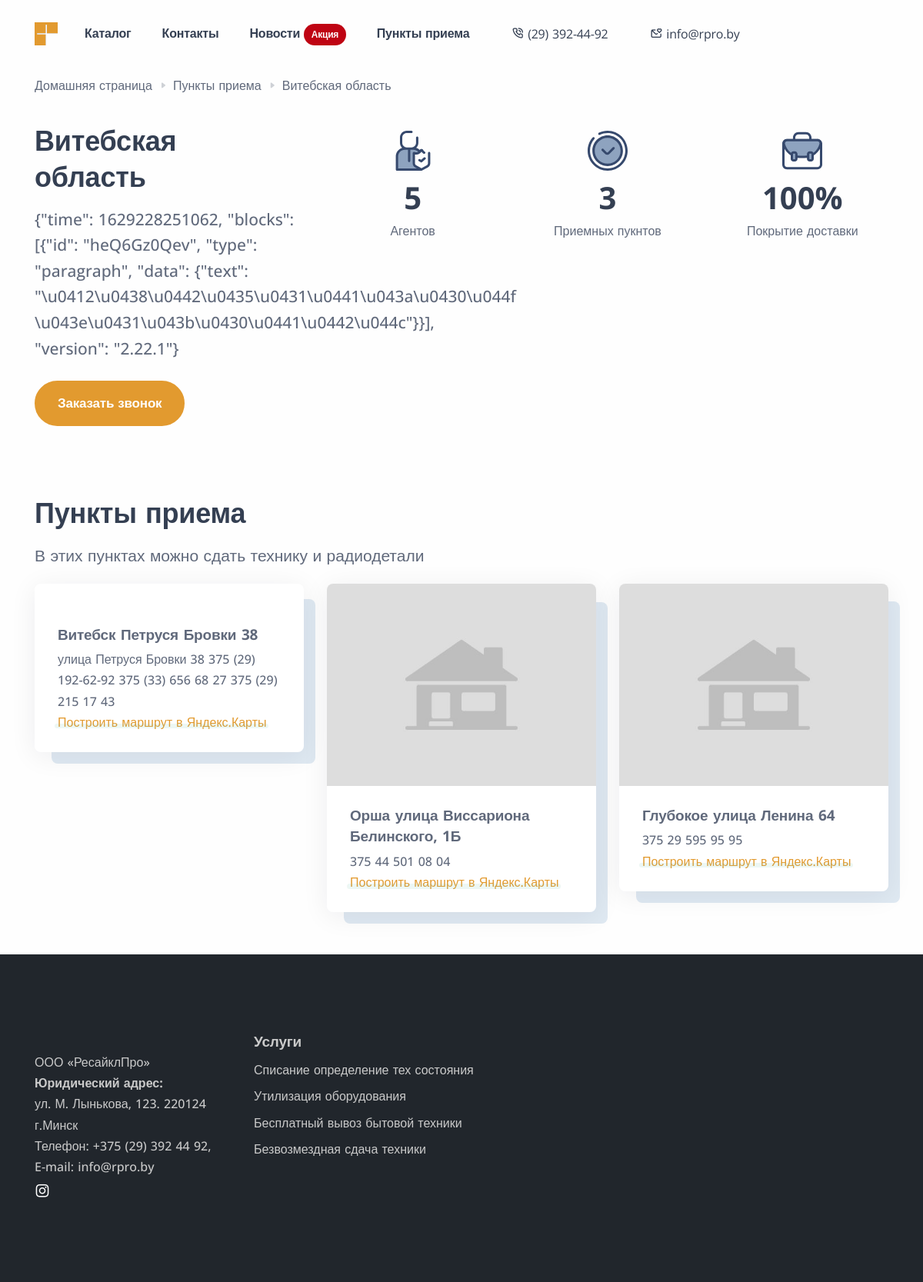
Page /region/vitebsk on the earlier database version.
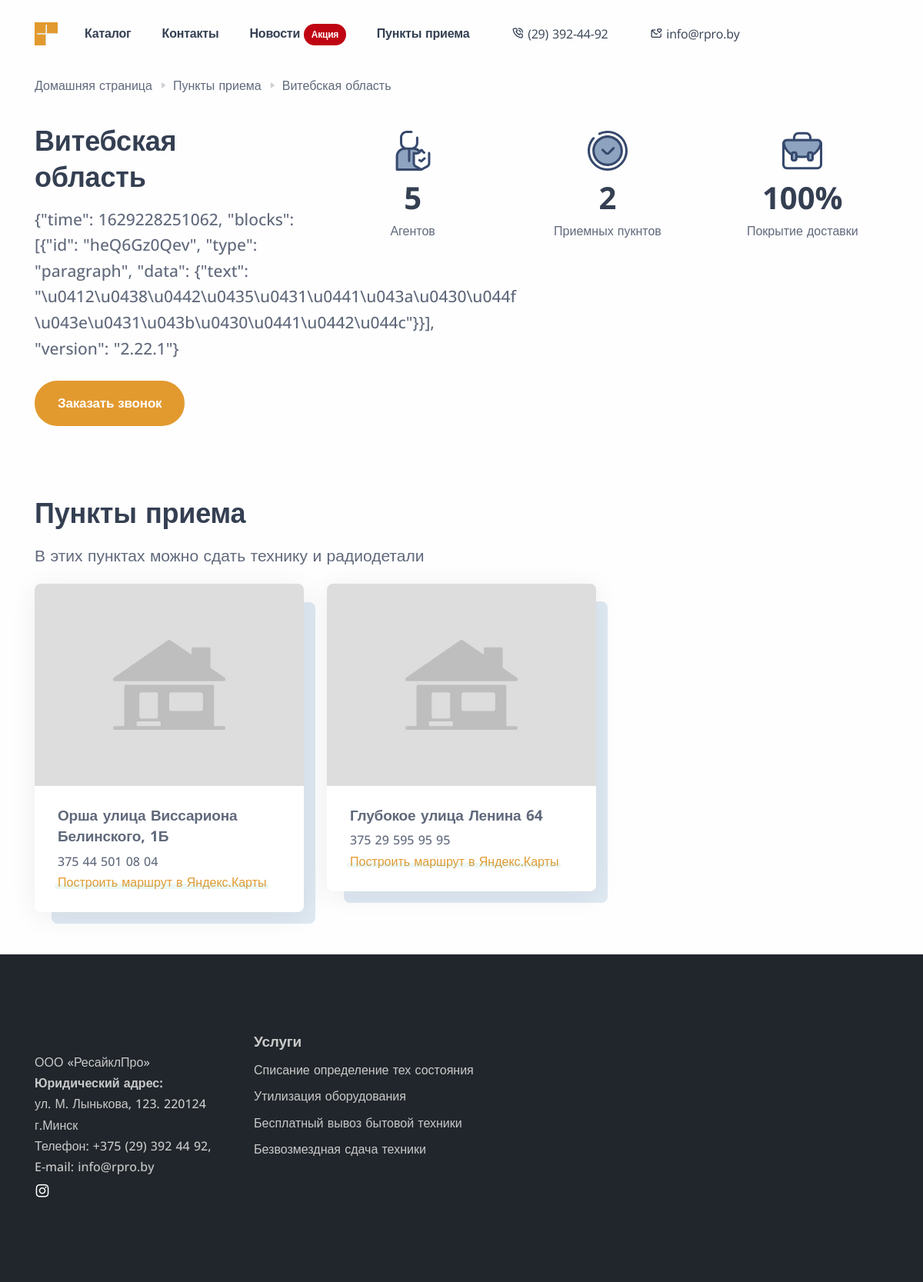
Same page on the later database version.
### recycle/models.py (models this page shows, shortened)
class Region(models.Model):
    region_name = models.CharField('Название региона', max_length=200)
    region_title = models.CharField('Заголовок для Open Graph (og:title)', max_length=200)
    region_metadesc = models.CharField('Описание для Open Graph (og:description)', max_length=300)
    region_slug = models.CharField('URL', max_length=200, default='region' + str(datetime.datetime.now()))
    region_short_desc = models.TextField('Короткое описание', blank=True)
    body_editorjs = EditorJsJSONField()
    pub_date = models.DateTimeField(default=datetime.datetime.now)

class Punkt(models.Model):
    punkt_name = models.CharField('Название пункта приема', max_length=200)
    punkt_title = models.CharField('Заголовок для Open Graph (og:title)', max_length=200)
    punkt_metadesc = models.CharField('Описание для Open Graph (og:description)', max_length=300)
    punkt_short_desc = models.TextField('Короткое описание', blank=True)
    punkt_geo = models.CharField('Описание description', max_length=300, default="55.659173,37.762848")
    punkt_image = models.ImageField('Изображение пункта')
    body_editorjs = EditorJsJSONField()
    region = models.ForeignKey(Region, on_delete=models.CASCADE)
    pub_date = models.DateTimeField(default=datetime.datetime.now)

### recycle/views.py (the view)
# urls.py: path('region/<str:region_slug>', views.RegionView.as_view(), name='region'),
class RegionView(View):
    def get(self, request, region_slug):
        region = Region.objects.get(region_slug=region_slug)
        return render(request, 'regionpage.html', {'region':region})

### RPRO/baseprocessor.py (called while the page is built)
def custom_proc(request):
    stock = False
    articles = Article.objects.all()
    for article in articles:
        if article.isStock == True:
            stock = True
    return {'stock': stock}

### templates/regionpage.html (shortened to what this page needs)
{% extends 'base.html' %}
{% load static %}
{% load editorjs %}
{% block content %}
    <div class="content-wrapper">
        <section class="wrapper bg-light">
            <div class="container pt-3">
                <nav aria-label="breadcrumb">
                  <ol class="breadcrumb" id="breadcrumblist" itemscope itemtype="http://schema.org/BreadcrumbList">
                    <li class="breadcrumb-item" itemprop="itemListElement" itemscope itemtype="http://schema.org/ListItem">
                        <a itemprop="item" href="/">Домашняя страница</a>
                    </li>
                    <li class="breadcrumb-item" itemprop="itemListElement" itemscope itemtype="http://schema.org/ListItem">
                        <a itemprop="item" href="{% url 'punkty'  %}">Пункты приема</a>
                    </li>
                    <li class="breadcrumb-item active" aria-current="page" itemprop="itemListElement" itemscope itemtype="http://schema.org/ListItem">
                        <a class="inactiveLink" itemprop="item" href="{% url 'region' region.region_slug  %}">{{ region.region_name }}</a>
                    </li>
                  </ol>
                </nav>
            </div>
    </section>
	<section class="container ">
<div class=" row pt-3">
					<div class="col-lg-4">
						<h1 class="display-4 mb-3 pe-xl-10">{{ region.region_name }}</h1>
						<p class="lead fs-lg mb-0 pe-xxl-10">{{ region.body_editorjs | editorjs }}</p>
                        <a href="#" class="btn btn-lg btn-primary rounded-pill me-2 mt-5" data-bs-toggle="modal" data-bs-target="#modal-01" style="margin-bottom: 40px;">Заказать звонок</a>
					</div>
					<div class="col-lg-8 mt-lg-2">
						<div class="row align-items-center counter-wrapper gy-6 text-center">
							<div class="col-md-4">
								<h3 class="counter" style="visibility: visible;">{{ region.agent_set.count }}</h3>
								<p>Агентов</p>
							</div>
							<div class="col-md-4">
								<h3 class="counter" style="visibility: visible;">{{ region.punkt_set.count }}</h3>
								<p>Приемных пукнтов</p>
							</div>
							<div class="col-md-4">
								<h3 class="counter" style="visibility: visible;">100%</h3>
								<p>Покрытие доставки</p>
							</div>
						</div>
					</div>
				</div>
		</section>
    <section class="container">
        <div class="row grid-view pt-10">
            <div class="pb-4">
            <h1 class="display-4 mb-3 pe-xl-10">Пункты приема</h1>
            <p class="lead fs-lg mb-0 pe-xxl-10">В этих пунктах можно сдать технику и радиодетали</p>
            </div>
            {% for punkt in region.punkt_set.all %}
				<div class="col-md-6 col-lg-4">
						<div class="position-relative">
							<div class="card shadow-lg">
								<figure class="card-img-top"><img class="img-fluid" src={{ punkt.punkt_image.url }} alt=""></figure>
								<div class="card-body px-6 py-5">
									<div class="mb-1 h4like">{{ punkt.punkt_name }}</div>
									<p class="mb-0">{{ punkt.punkt_short_desc }}</p>
                                    <span class="underline"><a target="_blank" href="https://yandex.ru/maps/?rtext=~{{ punkt.punkt_geo }}">Построить маршрут в Яндекс.Карты</a></span>
								</div>
							</div>
						</div>
					</div>
			{% endfor %}
				</div>
    </section> <br/><br/>
    </div>
{% endblock %}

Differences in the rows shown:
removed Punkt: punkt_name "Витебск Петруся Бровки 38", punkt_short_desc "улица Петруся Бровки 38 375 (29) 192-62-92 375 (33) 656 68 27 375 (29) 215 17 43"
computed for Region "Витебская область": punkt_set.count "3" → "2"
